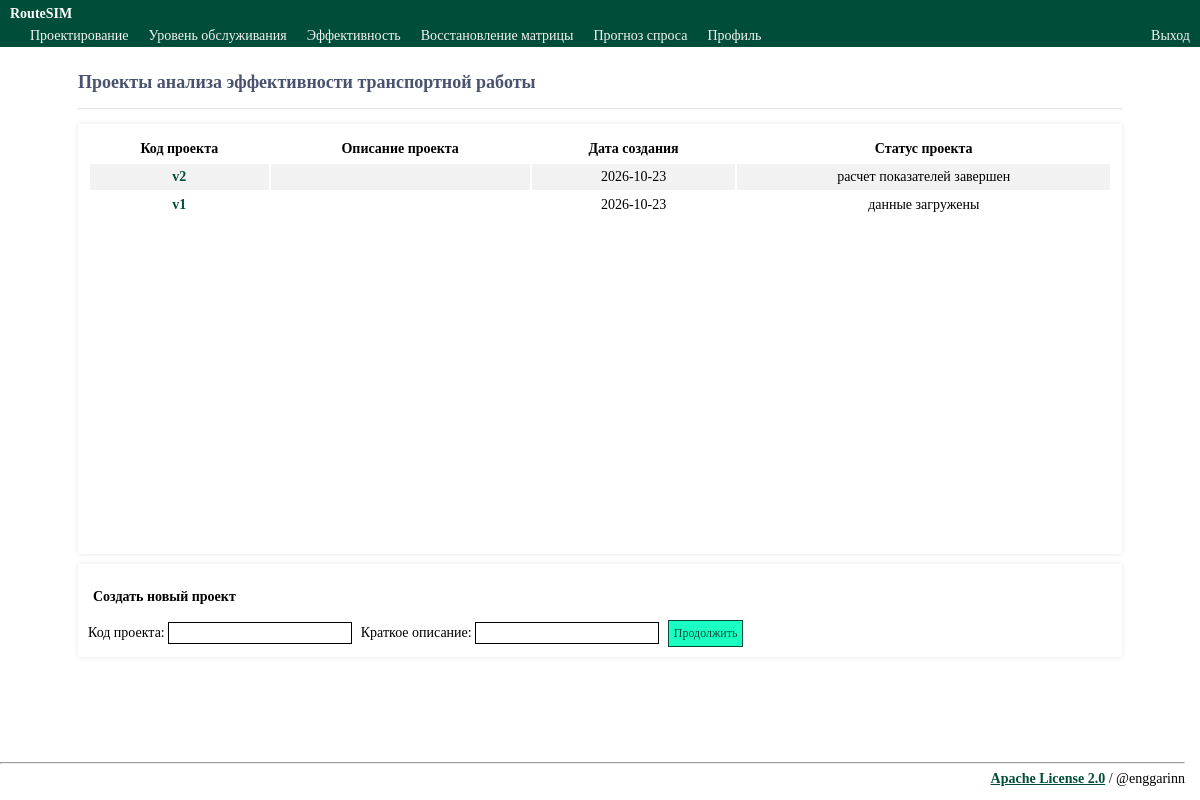
Screenshot of /efficiency/ (signed in) with the database file from the repository.
### tables this page shows
CREATE TABLE eff_projects (
            id INTEGER PRIMARY KEY AUTOINCREMENT,
            username TEXT NOT NULL,
            proj_name TEXT NOT NULL,
            proj_descr TEXT NOT NULL,
            date_crt DATE NOT NULL,
            status_src INTEGER NOT NULL,
            status_prj INTEGER NOT NULL,
            calculation_started_at TEXT
        );

CREATE TABLE ref_status_eff_prj (
            id INTEGER PRIMARY KEY AUTOINCREMENT,
            status_prj INTEGER NOT NULL,
            status_name TEXT NOT NULL
        );

### routes.py (the view, shortened to what this page needs)
@app.route('/efficiency/', methods = ['POST', 'GET'])
def eff_projects():
    headers = ['Код проекта', 'Описание проекта', 'Дата создания', 'Статус проекта']
    if 'loggedin' in session:
        log_username = session['username']
        proj_data = models.eff_get_projects(session['username'])
        if len(proj_data) == 0:
            not_filled = 0
        else: not_filled = 1
        proj_names = [name[0] for name in proj_data]
        form = CreateProject()
        return render_template('eff_projects.html', username=session['username'], title="Эффективность", form=form,
                                headers=headers, rows=proj_data, not_filled=not_filled)
    else:
        return redirect(url_for('login'))

### routes.py
class CreateProject(FlaskForm):
    proj_name = StringField(validators=[InputRequired(), Length(min=1, max=9)])
    proj_descr = StringField(validators=[Length(min=0, max=150)])
    submit = SubmitField('Продолжить')

### models.py (called while the page is built)
def get_db_cur():
    conn = sqlite3.connect(
        DB_PATH,
        detect_types=sqlite3.PARSE_DECLTYPES | sqlite3.PARSE_COLNAMES,
    )
    conn.row_factory = sqlite3.Row
    cur = conn.cursor()
    return conn, cur

def eff_get_projects(username):
    recover_stale_calculations(username)
    conn, cur = get_db_cur()
    cur.execute(
        """SELECT eff_projects.proj_name, eff_projects.proj_descr, eff_projects.date_crt, ref_status_eff_prj.status_name
           FROM eff_projects JOIN ref_status_eff_prj ON eff_projects.status_prj = ref_status_eff_prj.status_prj
           WHERE username = ? ORDER BY eff_projects.id DESC""",
        (username,),
    )
    eff_projects = cur.fetchall()
    cur.close()
    conn.close()
    return eff_projects

def _calculation_project_states(cur):
    states = [
        ('los_projects', LOS_STATUS_CALCULATING, LOS_STATUS_FAILED),
        ('eff_projects', EFF_STATUS_CALCULATING, EFF_STATUS_FAILED),
        ('demand_projects', DEMAND_STATUS_CALCULATING, DEMAND_STATUS_FAILED),
        ('forecast_projects', FORECAST_STATUS_CALCULATING, FORECAST_STATUS_FAILED),
    ]
    if cur.execute("SELECT 1 FROM sqlite_master WHERE type = 'table' AND name = 'forecast_bl_projects'").fetchone():
        states.append(('forecast_bl_projects', FORECAST_STATUS_CALCULATING, FORECAST_STATUS_FAILED))
    if cur.execute("SELECT 1 FROM sqlite_master WHERE type = 'table' AND name = 'forecast_bl_2_projects'").fetchone():
        states.append(('forecast_bl_2_projects', FORECAST_STATUS_CALCULATING, FORECAST_STATUS_FAILED))
    return states

### rsim.py (called while the page is built)
@app.before_request
def before_request():
    session.permanent = True
    app.permanent_session_lifetime = timedelta(minutes=60)

### templates/eff_projects.html (shortened to what this page needs)
{% extends 'layout.html' %}
{% block content %}
<h2>Проекты анализа эффективности транспортной работы</h2>
{% if not_filled == 1 %}
<div id="projects_table">
  <table class="table_t1" style="width:100%;">
    <tr>
      {% for col in headers %}
      <th>{{ col }}</th>
      {% endfor %}
    </tr>
    {% for row in rows %}
    <tr>
      {% for col in row %}
        {% if loop.index == 1 %}
          <td><a href="{{ url_for('eff_src_loader', proj_name=col) }}" class="mainlink">{{ col }}</a></td>
        {% else %}
          <td>{{ col }}</td>
        {% endif %}
      {% endfor %}
    </tr>
    {% endfor %}
  </table>
</div>
{% endif %}
<div class="form_t1">
  <form action="" method="post">
    <p style="font-weight: bold;">Создать новый проект</p>
    Код проекта: {{ form.proj_name }}
    Краткое описание: {{ form.proj_descr }}
    {{ form.submit() }}
  </form>
</div>
{% endblock %}

### static/css/style.css (style rules this page uses)
* { box-sizing: border-box; font-family: Calibri; font-size: 14px; -webkit-font-smoothing: antialiased; }
html, body { margin: 0; height: 100%; }
h2 { padding-top: 10px; padding-bottom: 15px; }
.content h2 { font-size: 18px; border-bottom: 1px solid #e0e0e3; color: #4a536e; }
.content > p, .content > div { box-shadow: 0 0 5px 0 rgba(0, 0, 0, 0.1); margin: 10px 0; padding: 10px; background-color: #fff; }
.content > div p { padding: 5px; margin: 0 0 10px 0; }
.form_t1 form { flex-wrap: wrap; justify-content: left; padding-top: 10px; }
.form_t1 form input { display: inline-block; border: 1px solid black; background-color: white; color: black; padding: 2px; margin-right: 5px; font-size: 14px; }
.form_t1 form input[type="submit"] { border: 1px solid #004d39; background-color: #1affc2; color: #004d39; padding: 5px; font-size: 12px; cursor: pointer }
.table_t1 th, td { text-align: left; padding: 5px; text-align: center }
.table_t1 tr:nth-child(even) { background-color: #f2f2f2; }
.mainlink { font-weight: bold; color: #004d39; text-decoration: none; }
#projects_table { height: 430px; overflow-y: auto; }

### rows the page displays
eff_projects: proj_name "v2", date_crt "2026-10-23"
ref_status_eff_prj: status_name "расчет показателей завершен"
eff_projects: proj_name "v1", date_crt "2026-10-23"
ref_status_eff_prj: status_name "данные загружены"

### other values shown
{{ col }} "Код проекта" "Описание проекта" "Дата создания" "Статус проекта"
